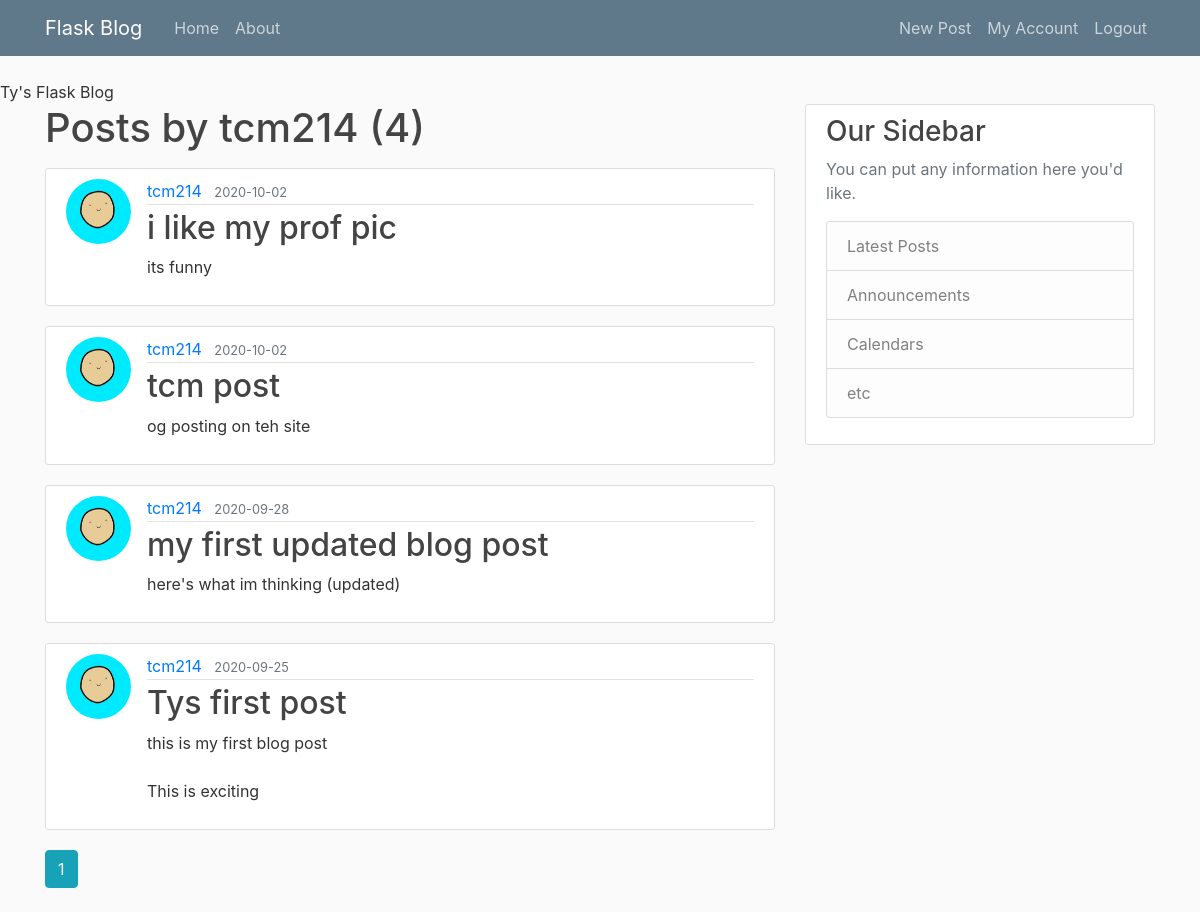
The page /user/tcm214 (signed in) on the database its author committed.
### flask_project/models.py (models this page shows, shortened)
class User(db.Model, UserMixin):
	id = db.Column(db.Integer, primary_key=True)
	username = db.Column(db.String(20), unique=True, nullable=False)
	email = db.Column(db.String(120), unique=True, nullable=False)
	image_file = db.Column(db.String(20), nullable=False, default='default.jpg')
	password = db.Column(db.String(60), nullable=False)
	posts = db.relationship('Post', backref='author', lazy=True)

class Post(db.Model):
	id = db.Column(db.Integer, primary_key=True)
	title = db.Column(db.String(80), nullable=False)
	date_posted = db.Column(db.DateTime, nullable=False, default=datetime.utcnow)
	content = db.Column(db.Text, nullable=False)
	user_id = db.Column(db.Integer, db.ForeignKey('user.id'), nullable=False)

### flask_project/routes.py (the view)
@app.route("/user/<string:username>")
def user_posts(username):
	page = request.args.get('page', 1, type=int)
	user = User.query.filter_by(username = username).first_or_404()
	posts = Post.query.filter_by(author = user)\
		.order_by(Post.date_posted.desc())\
		.paginate(page=page, per_page=5)
	return render_template("user_posts.html", posts=posts, user=user)

### flask_project/models.py (called while the page is built)
@login_manager.user_loader
def load_user(user_id):
	return User.query.get(int(user_id))

### flask_project/templates/user_posts.html
{% extends "layout.html" %}
{% block content %}
  <h1 class="mb-3">Posts by {{ user.username }} ({{ posts.total }})</h1>
	{% for post in posts.items %}
		<article class="media content-section">
    <img class="rounded-circle article-img" src="{{ url_for('static', filename='profile_pics/' + post.author.image_file) }}">
      <div class="media-body">
        <div class="article-metadata">
          <a class="mr-2" href="{{ url_for('user_posts', username=post.author.username) }}">{{ post.author.username }}</a>
          <small class="text-muted">{{ post.date_posted.strftime('%Y-%m-%d') }}</small>
        </div>
        <h2><a class="article-title" href="{{ url_for('post', post_id=post.id) }}">{{ post.title }}</a></h2>
        <p class="article-content">{{ post.content }}</p>
      </div>
    </article>
	{% endfor %}
  {% for page_num in posts.iter_pages(left_edge=1, right_edge=1, left_current=1, right_current=2) %}
    {% if page_num %}
      {% if posts.page == page_num %}
        <a class="btn btn-info mb-4"href="{{ url_for('user_posts', username=user.username, page=page_num) }}">{{ page_num }}</a>
      {% else %}
        <a class="btn btn-outline-info mb-4"href="{{ url_for('user_posts', username=user.username, page=page_num) }}">{{ page_num }}</a>
      {% endif %}
    {% else %}
      ...
    {% endif %}
  {% endfor %}
{% endblock content %}

### flask_project/static/main.css (style rules this page uses)
body { background: #fafafa; color: #333333; margin-top: 5rem; }
h1, h2, h3, h4, h5, h6 { color: #444444; }
.content-section { background: #ffffff; padding: 10px 20px; border: 1px solid #dddddd; border-radius: 3px; margin-bottom: 20px; }
.article-title { color: #444444; }
.article-content { white-space: pre-line; }
.article-img { height: 65px; width: 65px; margin-right: 16px; }
.article-metadata { padding-bottom: 1px; margin-bottom: 4px; border-bottom: 1px solid #e3e3e3 }

### rows shown on the page
User: username "tcm214"
Post: image_file (picture), author.username "tcm214", date_posted "2020-10-02", title "i like my prof pic", content "its funny"
Post: image_file (picture), author.username "tcm214", date_posted "2020-10-02", title "tcm post", content "og posting on teh site"
Post: image_file (picture), author.username "tcm214", date_posted "2020-09-28", title "my first updated blog post", content "here's what im thinking (updated)"
Post: image_file (picture), author.username "tcm214", date_posted "2020-09-25", title "Tys first post", content "this is my first blog post This is exciting"

### other values the page prints
{{ posts.total }} "4"
{{ page_num }} "1"
